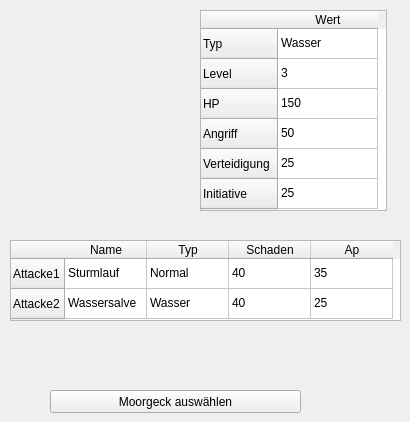
   <widget class="QWidget" name="tab4Moorgeck">
    <attribute name="title">
     <string>Moorgeck</string>
    </attribute>
    <widget class="QLabel" name="labelBildMoorgeck">
     <property name="geometry">
      <rect>
       <x>20</x>
       <y>10</y>
       <width>150</width>
       <height>150</height>
      </rect>
     </property>
     <property name="text">
      <string/>
     </property>
    </widget>
    <widget class="QPushButton" name="btnMoorgeck">
     <property name="geometry">
      <rect>
       <x>50</x>
       <y>390</y>
       <width>251</width>
       <height>23</height>
      </rect>
     </property>
     <property name="text">
      <string>Moorgeck auswählen</string>
     </property>
    </widget>
    <widget class="QTableWidget" name="tableWidget_7">
     <property name="geometry">
      <rect>
       <x>200</x>
       <y>10</y>
       <width>187</width>
       <height>201</height>
      </rect>
     </property>
     <row>
      <property name="text">
       <string>Typ</string>
      </property>
     </row>
     <row>
      <property name="text">
       <string>Level</string>
      </property>
     </row>
     <row>
      <property name="text">
       <string>HP</string>
      </property>
     </row>
     <row>
      <property name="text">
       <string>Angriff</string>
      </property>
     </row>
     <row>
      <property name="text">
       <string>Verteidigung</string>
      </property>
     </row>
     <row>
      <property name="text">
       <string>Initiative</string>
      </property>
     </row>
     <column>
      <property name="text">
       <string>Wert</string>
      </property>
     </column>
     <item row="0" column="0">
      <property name="text">
       <string>Wasser</string>
      </property>
      <property name="flags">
       <set>ItemIsEnabled</set>
      </property>
     </item>
     <item row="1" column="0">
      <property name="text">
       <string>3</string>
      </property>
      <property name="flags">
       <set>ItemIsEnabled</set>
      </property>
     </item>
     <item row="2" column="0">
      <property name="text">
       <string>150</string>
      </property>
      <property name="flags">
       <set>ItemIsEnabled</set>
      </property>
     </item>
     <item row="3" column="0">
      <property name="text">
       <string>50</string>
      </property>
      <property name="flags">
       <set>ItemIsEnabled</set>
      </property>
     </item>
     <item row="4" column="0">
      <property name="text">
       <string>25</string>
      </property>
      <property name="flags">
       <set>ItemIsEnabled</set>
      </property>
     </item>
     <item row="5" column="0">
      <property name="text">
       <string>25</string>
      </property>
      <property name="flags">
       <set>ItemIsEnabled</set>
      </property>
     </item>
    </widget>
    <widget class="QTableWidget" name="tableWidget_8">
     <property name="geometry">
      <rect>
       <x>10</x>
       <y>240</y>
       <width>391</width>
       <height>81</height>
      </rect>
     </property>
     <attribute name="horizontalHeaderDefaultSectionSize">
      <number>82</number>
     </attribute>
     <attribute name="horizontalHeaderShowSortIndicator" stdset="0">
      <bool>false</bool>
     </attribute>
     <row>
      <property name="text">
       <string>Attacke1</string>
      </property>
     </row>
     <row>
      <property name="text">
       <string>Attacke2</string>
      </property>
     </row>
     <column>
      <property name="text">
       <string>Name</string>
      </property>
     </column>
     <column>
      <property name="text">
       <string>Typ</string>
      </property>
     </column>
     <column>
      <property name="text">
       <string>Schaden</string>
      </property>
     </column>
     <column>
      <property name="text">
       <string>Ap</string>
      </property>
     </column>
     <item row="0" column="0">
      <property name="text">
       <string>Sturmlauf</string>
      </property>
      <property name="flags">
       <set>ItemIsEnabled</set>
      </property>
     </item>
     <item row="0" column="1">
      <property name="text">
       <string>Normal</string>
      </property>
      <property name="flags">
       <set>ItemIsEnabled</set>
      </property>
     </item>
     <item row="0" column="2">
      <property name="text">
       <string>40</string>
      </property>
      <property name="flags">
       <set>ItemIsEnabled</set>
      </property>
     </item>
     <item row="0" column="3">
      <property name="text">
       <string>35</string>
      </property>
      <property name="flags">
       <set>ItemIsEnabled</set>
      </property>
     </item>
     <item row="1" column="0">
      <property name="text">
       <string>Wassersalve</string>
      </property>
      <property name="flags">
       <set>ItemIsEnabled</set>
      </property>
     </item>
     <item row="1" column="1">
      <property name="text">
       <string>Wasser</string>
      </property>
      <property name="flags">
       <set>ItemIsEnabled</set>
      </property>
     </item>
     <item row="1" column="2">
      <property name="text">
       <string>40</string>
      </property>
      <property name="flags">
       <set>ItemIsEnabled</set>
      </property>
     </item>
     <item row="1" column="3">
      <property name="text">
       <string>25</string>
      </property>
      <property name="flags">
       <set>ItemIsEnabled</set>
      </property>
     </item>
    </widget>
   </widget>
